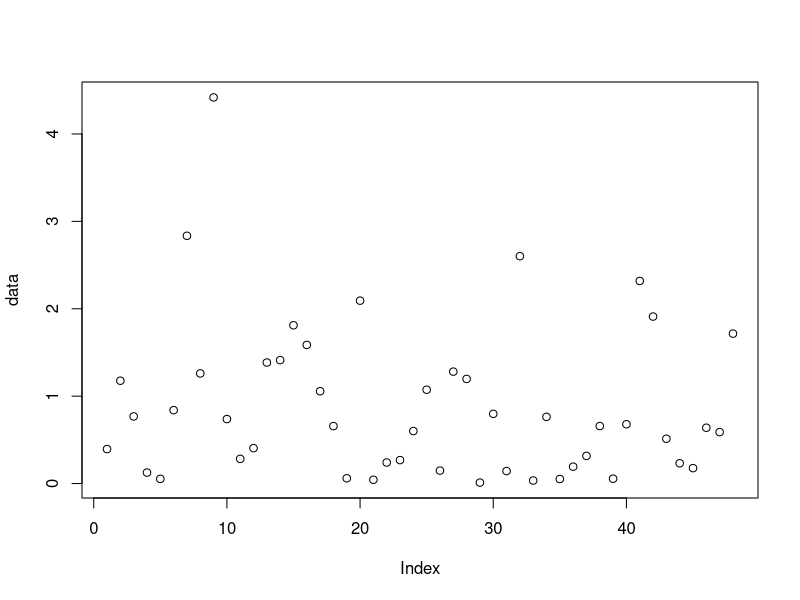
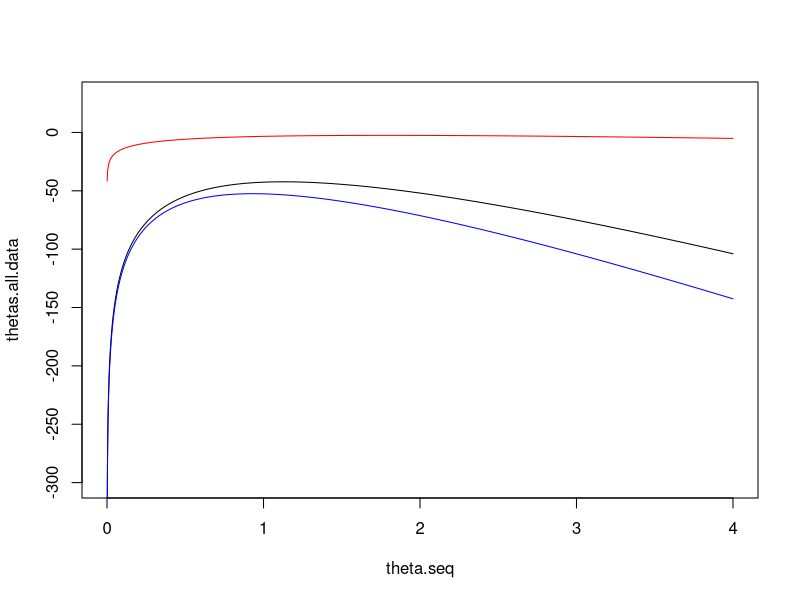
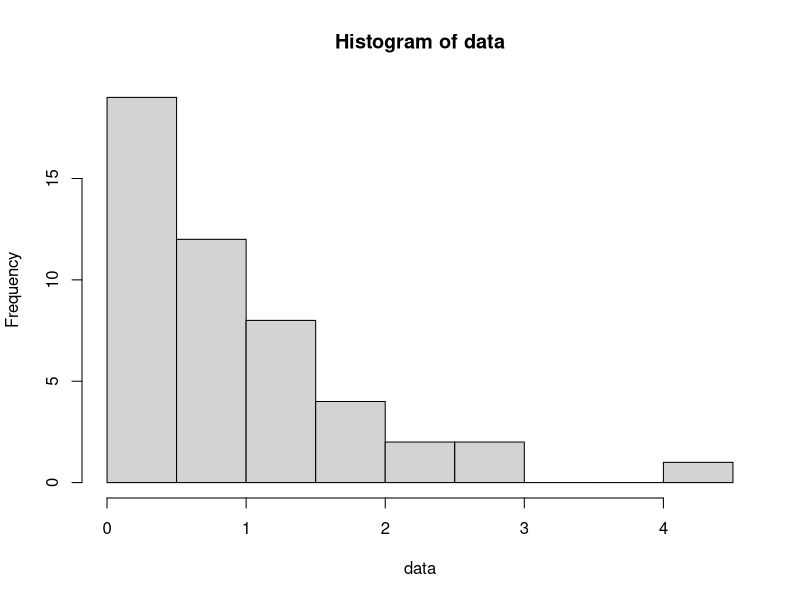
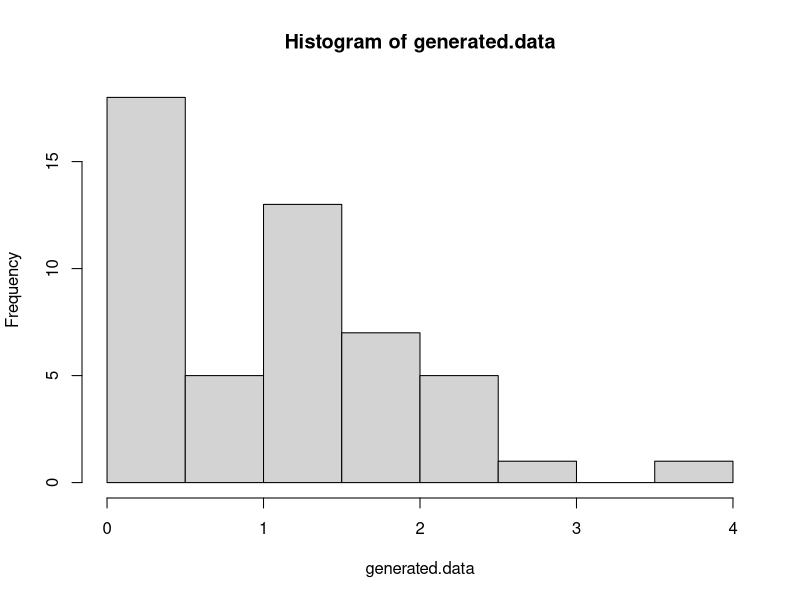

These figures' R source, in order:
setwd("~/TDDE01/lab1")
data <- as.matrix(data.frame(read.csv("machines.csv")))
# Guessing it's an exponential distribution
plot(data)

llhood <- function(x, theta){
  return (log(prod(theta*exp(-theta*x))))
} 

theta.seq = seq(from = 0, to = 4, by = 0.001)

llhood.for.thetas <- function(theta.vector, data.vector ){
  res <- double()
  for (value in theta.vector) {
    res <- append(res, llhood(data.vector, value))
  }
  return(res)
}

thetas.all.data <- llhood.for.thetas(theta.seq, data)
theta.6.datapoints <- llhood.for.thetas(theta.seq, c(data[1:6]))
plot(theta.seq, thetas.all.data, type = 'l', xlim = range(0,4), ylim = range(-300,30 ))
lines(theta.seq, theta.6.datapoints, col = "red")
theta.seq[which.max(thetas.all.data)]

# 1.126 Erik probably smaller interval in theta-vector

# Bayesian

prior <- function(lambda, theta){
  return (log(theta*exp(-theta*lambda)))
}


llhood.bayesian <- function(theta.vector, data.vector ){
  res <- double()
  for (value in theta.vector) {
    res <- append(res, (llhood(data.vector, value) + prior(10, value)))
  }
  return(res)
}

thetas.bayesian <- llhood.bayesian(theta.seq, data)
theta.seq[which.max(thetas.bayesian)]
lines(theta.seq, thetas.bayesian, col = "blue")


# Lambda 0.931

generated.data = rexp(50, rate = 1.126)
hist(data)
hist(generated.data)

